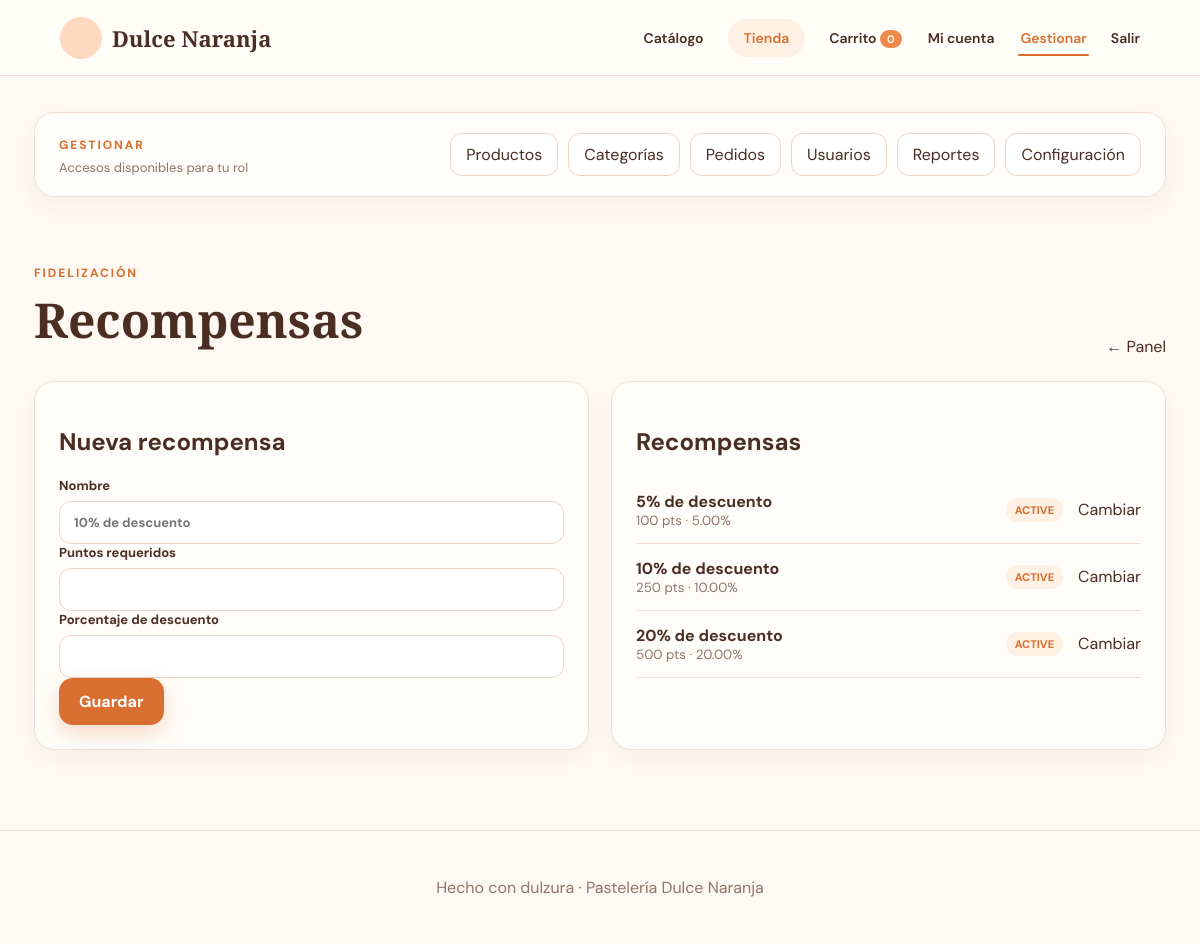
Page /admin/rewards (signed in) on the committed database.
### tables this page shows
CREATE TABLE `rewards` (
  `id` int(10) unsigned NOT NULL AUTO_INCREMENT,
  `name` varchar(120) NOT NULL,
  `points_required` int(11) NOT NULL CHECK (`points_required` > 0),
  `discount_percent` decimal(5,2) NOT NULL CHECK (`discount_percent` >= 0 and `discount_percent` <= 100),
  `status` enum('ACTIVE','INACTIVE') NOT NULL DEFAULT 'ACTIVE',
  `created_at` timestamp NULL DEFAULT current_timestamp(),
  PRIMARY KEY (`id`)
);

### src/Controllers/AdminRewardController.php (called while the page is built, shortened)
<?php
final class AdminRewardController {public function index():void{AdminMiddleware::handle();View::render('admin/rewards',['title'=>'Recompensas','rewards'=>Database::connection()->query('SELECT * FROM rewards ORDER BY points_required')->fetchAll()]);}public function store():void{AdminMiddleware::handle();Csrf::validate();$s=Database::connection()->prepare("INSERT INTO rewards(name,points_required,discount_percent,status) VALUES(?,?,?,'ACTIVE')");$s->execute([trim($_POST['name']??''),max(1,(int)($_POST['points_required']??1)),min(100,max(0,(float)($_POST['discount_percent']??0)))]);Flash::set('success','Recompensa creada.');header('Location: /admin/rewards');}public function toggle(string $id):void{AdminMiddleware::handle();Csrf::validate();Database::connection()->prepare("UPDATE rewards SET status=IF(status='ACTIVE','INACTIVE','ACTIVE') WHERE id=?")->execute([(int)$id]);header('Location: /admin/rewards');}}

### public/index.php (called while the page is built, shortened)
<?php
$r=new Router();
$r->add('GET','/',[HomeController::class,'home']);$r->add('GET','/catalog',[HomeController::class,'catalog']);$r->add('GET','/catalogo',[HomeController::class,'catalogo']);$r->add('GET','/product/{id}',[HomeController::class,'product']);$r->add('GET','/dashboard',[HomeController::class,'dashboard']);
$r->add('GET','/login',[AuthController::class,'loginForm']);$r->add('POST','/login',[AuthController::class,'login']);$r->add('GET','/register',[AuthController::class,'registerForm']);$r->add('POST','/register',[AuthController::class,'register']);$r->add('GET','/setup-admin',[AuthController::class,'setupForm']);$r->add('POST','/setup-admin',[AuthController::class,'setup']);$r->add('POST','/logout',[AuthController::class,'logout']);
$r->add('GET','/auth/google',[AuthController::class,'googleStart']);$r->add('GET','/auth/google/callback',[AuthController::class,'googleCallback']);
$r->add('GET','/cart',[CartController::class,'show']);$r->add('POST','/cart/add',[CartController::class,'add']);$r->add('POST','/cart/update',[CartController::class,'update']);$r->add('POST','/checkout',[CartController::class,'checkout']);
$r->add('GET','/profile',[ProfileController::class,'show']);$r->add('POST','/profile/update',[ProfileController::class,'updateProfile']);
$r->add('GET','/tienda',[StoreController::class,'index']);$r->add('POST','/tienda/canjear/{id}',[StoreController::class,'redeem']);
$r->add('POST','/profile/email/request-current',[ProfileController::class,'requestCurrentEmailCode']);$r->add('GET','/profile/email/verify-current',[ProfileController::class,'currentEmailCodeForm']);$r->add('POST','/profile/email/verify-current',[ProfileController::class,'verifyCurrentEmailCode']);
$r->add('GET','/profile/email/new',[ProfileController::class,'newEmailForm']);$r->add('POST','/profile/email/request-new',[ProfileController::class,'requestNewEmailCode']);$r->add('GET','/profile/email/verify-new',[ProfileController::class,'newEmailCodeForm']);$r->add('POST','/profile/email/verify-new',[ProfileController::class,'verifyNewEmailCode']);
$r->add('GET','/admin',[AdminController::class,'dashboard']);$r->add('GET','/admin/products',[AdminProductController::class,'index']);$r->add('GET','/admin/products/create',[AdminProductController::class,'create']);$r->add('POST','/admin/products',[AdminProductController::class,'store']);$r->add('GET','/admin/products/{id}/edit',[AdminProductController::class,'edit']);$r->add('POST','/admin/products/{id}/update',[AdminProductController::class,'update']);$r->add('POST','/admin/products/{id}/delete',[AdminProductController::class,'delete']);
$r->add('GET','/admin/categories',[AdminCategoryController::class,'index']);$r->add('POST','/admin/categories',[AdminCategoryController::class,'store']);$r->add('POST','/admin/categories/{id}/toggle',[AdminCategoryController::class,'toggle']);$r->add('GET','/admin/rewards',[AdminRewardController::class,'index']);$r->add('POST','/admin/rewards',[AdminRewardController::class,'store']);$r->add('POST','/admin/rewards/{id}/toggle',[AdminRewardController::class,'toggle']);
$r->add('GET','/admin/users',[AdminUserController::class,'index']);$r->add('POST','/admin/users/{id}/status',[AdminUserController::class,'status']);$r->add('POST','/admin/users/{id}/role',[AdminUserController::class,'requestRole']);$r->add('GET','/admin/users/role/verify',[AdminUserController::class,'verifyRoleForm']);$r->add('POST','/admin/users/role/verify',[AdminUserController::class,'verifyRole']);
$r->add('GET','/admin/orders',[AdminOrderController::class,'index']);$r->add('POST','/admin/orders/{id}/status',[AdminOrderController::class,'status']);
$r->add('GET','/admin/settings',[AdminSettingsController::class,'index']);$r->add('POST','/admin/settings',[AdminSettingsController::class,'save']);
$r->add('GET','/admin/reports',[AdminReportController::class,'index']);
$r->dispatch($_SERVER['REQUEST_METHOD'],$_SERVER['REQUEST_URI']);

### views/admin/rewards.php (the view)
<?php use App\Helpers\{View,Csrf};?><div class="admin-head"><div><span class="eyebrow">FIDELIZACIÓN</span><h1>Recompensas</h1></div><a href="/admin">← Panel</a></div><div class="two-col"><form class="panel" method="post" action="/admin/rewards"><?=Csrf::field()?><h2>Nueva recompensa</h2><label>Nombre<input name="name" placeholder="10% de descuento" required></label><label>Puntos requeridos<input type="number" name="points_required" min="1" required></label><label>Porcentaje de descuento<input type="number" step="0.01" min="0" max="100" name="discount_percent" required></label><button class="primary">Guardar</button></form><section class="panel"><h2>Recompensas</h2><?php foreach($rewards as $r):?><div class="rewardrow"><div><b><?=View::e($r['name'])?></b><small><?=$r['points_required']?> pts · <?=$r['discount_percent']?>%</small></div><span class="status"><?=View::e($r['status'])?></span><form method="post" action="/admin/rewards/<?=$r['id']?>/toggle"><?=Csrf::field()?><button class="linkbtn">Cambiar</button></form></div><?php endforeach;?></section></div>

### src/Router.php (shortened to what this page needs)
<?php
final class Router {
    private array $routes=[];
    public function add(string $method,string $path,array $handler):void{$this->routes[]=[strtoupper($method),$path,$handler];}
    public function dispatch(string $method,string $uri):void{
        $path=parse_url($uri,PHP_URL_PATH) ?: '/';
        foreach($this->routes as [$m,$pattern,$handler]){
            if($m!==strtoupper($method)) continue;
            $regex=preg_replace('#\{([a-zA-Z_][a-zA-Z0-9_]*)\}#','(?P<$1>[^/]+)',$pattern); $regex='#^'.$regex.'$#';
            if(preg_match($regex,$path,$matches)){
                $params=array_filter($matches,'is_string',ARRAY_FILTER_USE_KEY); [$class,$fn]=$handler; (new $class())->$fn(...array_values($params)); return;
            }
        }
    }
}

### public/css/app.css (style rules this page uses)
:root { --cream:#fff9f3;--paper:#fffdf9;--peach:#ffd9bf;--orange:#ed8a4b;--orange2:#d86f31;--brown:#4b2e23;--muted:#8d7569;--line:#f0dfd4;--green:#4b8d68;--red:#bd5548;--shadow:0 18px 50px rgba(111,66,40,.10) }
* { box-sizing:border-box }
html { scroll-behavior:smooth }
body { margin:0;background:var(--cream);color:var(--brown);font-family:'DM Sans',sans-serif }
a { color:inherit;text-decoration:none }
button,input,select,textarea { font:inherit }
.hero h1,.page-head h1,.auth-card h1,.admin-head h1,.detail h1 { font:700 clamp(42px,6vw,72px)/.98 'Playfair Display';margin:14px 0 }
.eyebrow { color:var(--orange2);font-weight:800;letter-spacing:.16em;font-size:12px }
.primary,.secondary { border:0;border-radius:14px;padding:13px 20px;font-weight:700;cursor:pointer;transition:.2s }
.primary { background:var(--orange2);color:#fff;box-shadow:0 8px 20px rgba(216,111,49,.25) }
.section-head,.admin-head { display:flex;justify-content:space-between;align-items:end;gap:20px;margin:64px 0 24px }
.auth-card form,.panel form { display:grid;gap:15px }
label { display:grid;gap:7px;font-size:13px;font-weight:700 }
input,select,textarea { width:100%;border:1px solid #e7d5ca;background:#fff;padding:12px 14px;border-radius:12px;outline:none;color:var(--brown) }
.muted,small { color:var(--muted) }
.linkbtn,.danger-link { background:none;border:0;cursor:pointer;color:inherit;padding:0 }
.page-head h1,.admin-head h1 { font-size:48px }
.quick,.metrics>div,.panel,.summary,.points-hero { background:var(--paper);border:1px solid var(--line);border-radius:20px;padding:24px;box-shadow:0 8px 25px rgba(83,51,31,.04) }
.two-col { display:grid;grid-template-columns:1fr 1fr;gap:22px;margin-top:22px }
.movement,.orderrow,.rewardrow { display:flex;align-items:center;gap:15px;padding:14px 0;border-bottom:1px solid var(--line) }
.movement span,.rewardrow>div { flex:1 }
.orderrow small,.rewardrow small { display:block }
.status { font-size:11px;font-weight:800;background:#fff0e4;color:var(--orange2);padding:5px 9px;border-radius:999px }

### rows in the picture
rewards: name "5% de descuento", points_required "100", discount_percent "5.00", status "ACTIVE"
rewards: name "10% de descuento", points_required "250", discount_percent "10.00", status "ACTIVE"
rewards: name "20% de descuento", points_required "500", discount_percent "20.00", status "ACTIVE"

### other values in the picture
View::e($label) "Productos"
View::e($label) "Categorías"
View::e($label) "Pedidos"
View::e($label) "Usuarios"
View::e($label) "Reportes"
View::e($label) "Configuración"
